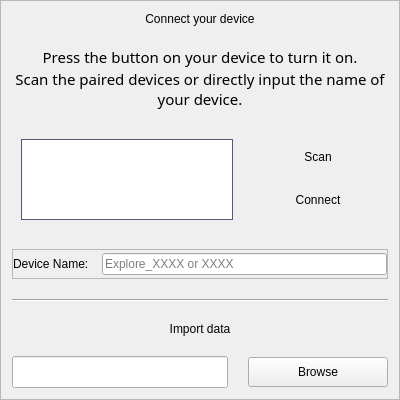
                    <widget class="QFrame" name="frame_BT">
                     <property name="maximumSize">
                      <size>
                       <width>400</width>
                       <height>400</height>
                      </size>
                     </property>
                     <property name="styleSheet">
                      <string notr="true"/>
                     </property>
                     <property name="frameShape">
                      <enum>QFrame::StyledPanel</enum>
                     </property>
                     <property name="frameShadow">
                      <enum>QFrame::Raised</enum>
                     </property>
                     <layout class="QVBoxLayout" name="verticalLayout_6">
                      <property name="spacing">
                       <number>20</number>
                      </property>
                      <item>
                       <widget class="QLabel" name="label_explore_name_2">
                        <property name="maximumSize">
                         <size>
                          <width>16777215</width>
                          <height>30</height>
                         </size>
                        </property>
                        <property name="styleSheet">
                         <string notr="true"/>
                        </property>
                        <property name="text">
                         <string>&lt;html&gt;&lt;head/&gt;&lt;body&gt;&lt;p&gt;Connect your device&lt;/p&gt;&lt;/body&gt;&lt;/html&gt;</string>
                        </property>
                        <property name="alignment">
                         <set>Qt::AlignCenter</set>
                        </property>
                       </widget>
                      </item>
                      <item>
                       <widget class="QLabel" name="label_10">
                        <property name="font">
                         <font>
                          <family>DM Sans</family>
                          <pointsize>11</pointsize>
                          <weight>50</weight>
                          <italic>false</italic>
                          <bold>false</bold>
                         </font>
                        </property>
                        <property name="styleSheet">
                         <string notr="true"/>
                        </property>
                        <property name="text">
                         <string>&lt;!DOCTYPE HTML PUBLIC &quot;-//W3C//DTD HTML 4.0//EN&quot; &quot;http://www.w3.org/TR/REC-html40/strict.dtd&quot;&gt;
&lt;html&gt;&lt;head&gt;&lt;meta name=&quot;qrichtext&quot; content=&quot;1&quot; /&gt;&lt;style type=&quot;text/css&quot;&gt;
p, li { white-space: pre-wrap; }
&lt;/style&gt;&lt;/head&gt;&lt;body style=&quot; font-family:'DM Sans'; font-size:11pt; font-weight:400; font-style:normal;&quot;&gt;
&lt;p align=&quot;center&quot; style=&quot; margin-top:0px; margin-bottom:0px; margin-left:0px; margin-right:0px; -qt-block-indent:0; text-indent:0px;&quot;&gt;&lt;span style=&quot; font-family:'Segoe UI';&quot;&gt;Press the button on your device to turn it on.&lt;/span&gt;&lt;/p&gt;
&lt;p align=&quot;center&quot; style=&quot; margin-top:0px; margin-bottom:0px; margin-left:0px; margin-right:0px; -qt-block-indent:0; text-indent:0px;&quot;&gt;&lt;span style=&quot; font-family:'Segoe UI';&quot;&gt;Scan the paired devices or directly input the name of your device.&lt;/span&gt;&lt;/p&gt;&lt;/body&gt;&lt;/html&gt;</string>
                        </property>
                        <property name="wordWrap">
                         <bool>true</bool>
                        </property>
                       </widget>
                      </item>
                      <item>
                       <widget class="QFrame" name="frame">
                        <property name="sizePolicy">
                         <sizepolicy hsizetype="Preferred" vsizetype="Preferred">
                          <horstretch>0</horstretch>
                          <verstretch>0</verstretch>
                         </sizepolicy>
                        </property>
                        <property name="styleSheet">
                         <string notr="true">border:none
</string>
                        </property>
                        <property name="frameShape">
                         <enum>QFrame::StyledPanel</enum>
                        </property>
                        <property name="frameShadow">
                         <enum>QFrame::Raised</enum>
                        </property>
                        <layout class="QHBoxLayout" name="horizontalLayout_9">
                         <property name="leftMargin">
                          <number>0</number>
                         </property>
                         <property name="topMargin">
                          <number>0</number>
                         </property>
                         <property name="rightMargin">
                          <number>0</number>
                         </property>
                         <property name="bottomMargin">
                          <number>0</number>
                         </property>
                         <item>
                          <widget class="QFrame" name="frame_5">
                           <property name="frameShape">
                            <enum>QFrame::StyledPanel</enum>
                           </property>
                           <property name="frameShadow">
                            <enum>QFrame::Raised</enum>
                           </property>
                           <layout class="QVBoxLayout" name="verticalLayout_24">
                            <item>
                             <widget class="QListWidget" name="list_devices">
                              <property name="cursor" stdset="0">
                               <cursorShape>ArrowCursor</cursorShape>
                              </property>
                              <property name="styleSheet">
                               <string notr="true">border: 1px solid rgb(84, 89, 124);
color: #FFFFFF;</string>
                              </property>
                             </widget>
                            </item>
                           </layout>
                          </widget>
                         </item>
                         <item>
                          <widget class="QFrame" name="frame_btns_scan_connect">
                           <property name="maximumSize">
                            <size>
                             <width>16777215</width>
                             <height>80</height>
                            </size>
                           </property>
                           <property name="styleSheet">
                            <string notr="true"/>
                           </property>
                           <property name="frameShape">
                            <enum>QFrame::StyledPanel</enum>
                           </property>
                           <property name="frameShadow">
                            <enum>QFrame::Raised</enum>
                           </property>
                           <layout class="QVBoxLayout" name="verticalLayout_17">
                            <property name="spacing">
                             <number>10</number>
                            </property>
                            <property name="leftMargin">
                             <number>0</number>
                            </property>
                            <property name="topMargin">
                             <number>0</number>
                            </property>
                            <property name="rightMargin">
                             <number>0</number>
                            </property>
                            <property name="bottomMargin">
                             <number>0</number>
                            </property>
                            <item>
                             <widget class="QPushButton" name="btn_scan">
                              <property name="sizePolicy">
                               <sizepolicy hsizetype="Minimum" vsizetype="Minimum">
                                <horstretch>0</horstretch>
                                <verstretch>0</verstretch>
                               </sizepolicy>
                              </property>
                              <property name="minimumSize">
                               <size>
                                <width>140</width>
                                <height>30</height>
                               </size>
                              </property>
                              <property name="maximumSize">
                               <size>
                                <width>140</width>
                                <height>30</height>
                               </size>
                              </property>
                              <property name="cursor">
                               <cursorShape>PointingHandCursor</cursorShape>
                              </property>
                              <property name="styleSheet">
                               <string notr="true"/>
                              </property>
                              <property name="text">
                               <string>Scan</string>
                              </property>
                              <property name="flat">
                               <bool>false</bool>
                              </property>
                             </widget>
                            </item>
                            <item>
                             <widget class="QPushButton" name="btn_connect">
                              <property name="sizePolicy">
                               <sizepolicy hsizetype="Preferred" vsizetype="Preferred">
                                <horstretch>0</horstretch>
                                <verstretch>0</verstretch>
                               </sizepolicy>
                              </property>
                              <property name="minimumSize">
                               <size>
                                <width>140</width>
                                <height>30</height>
                               </size>
                              </property>
                              <property name="maximumSize">
                               <size>
                                <width>140</width>
                                <height>30</height>
                               </size>
                              </property>
                              <property name="cursor">
                               <cursorShape>PointingHandCursor</cursorShape>
                              </property>
                              <property name="text">
                               <string>Connect</string>
                              </property>
                             </widget>
                            </item>
                           </layout>
                          </widget>
                         </item>
                        </layout>
                       </widget>
                      </item>
                      <item>
                       <widget class="QFrame" name="frame_6">
                        <property name="minimumSize">
                         <size>
                          <width>0</width>
                          <height>30</height>
                         </size>
                        </property>
                        <property name="frameShape">
                         <enum>QFrame::StyledPanel</enum>
                        </property>
                        <property name="frameShadow">
                         <enum>QFrame::Raised</enum>
                        </property>
                        <layout class="QHBoxLayout" name="horizontalLayout_10">
                         <property name="spacing">
                          <number>10</number>
                         </property>
                         <property name="leftMargin">
                          <number>0</number>
                         </property>
                         <property name="topMargin">
                          <number>0</number>
                         </property>
                         <property name="rightMargin">
                          <number>0</number>
                         </property>
                         <property name="bottomMargin">
                          <number>0</number>
                         </property>
                         <item>
                          <widget class="QLabel" name="label_9">
                           <property name="styleSheet">
                            <string notr="true"/>
                           </property>
                           <property name="text">
                            <string>Device Name: </string>
                           </property>
                          </widget>
                         </item>
                         <item>
                          <widget class="QLineEdit" name="dev_name_input">
                           <property name="styleSheet">
                            <string notr="true">
/*background-color: rgb(83, 88, 123);*/
</string>
                           </property>
                           <property name="placeholderText">
                            <string>Explore_XXXX or XXXX</string>
                           </property>
                          </widget>
                         </item>
                        </layout>
                       </widget>
                      </item>
                      <item>
                       <widget class="Line" name="line">
                        <property name="styleSheet">
                         <string notr="true"/>
                        </property>
                        <property name="orientation">
                         <enum>Qt::Horizontal</enum>
                        </property>
                       </widget>
                      </item>
                      <item>
                       <widget class="QLabel" name="label_8">
                        <property name="text">
                         <string>Import data</string>
                        </property>
                        <property name="alignment">
                         <set>Qt::AlignCenter</set>
                        </property>
                       </widget>
                      </item>
                      <item>
                       <layout class="QHBoxLayout" name="horizontalLayout_12">
                        <item>
                         <widget class="QLineEdit" name="le_data_path">
                          <property name="font">
                           <font>
                            <family>DM Sans</family>
                            <pointsize>13</pointsize>
                            <weight>50</weight>
                            <italic>false</italic>
                            <bold>false</bold>
                           </font>
                          </property>
                         </widget>
                        </item>
                        <item>
                         <widget class="QPushButton" name="btn_import_data">
                          <property name="sizePolicy">
                           <sizepolicy hsizetype="Preferred" vsizetype="Preferred">
                            <horstretch>0</horstretch>
                            <verstretch>0</verstretch>
                           </sizepolicy>
                          </property>
                          <property name="minimumSize">
                           <size>
                            <width>140</width>
                            <height>30</height>
                           </size>
                          </property>
                          <property name="maximumSize">
                           <size>
                            <width>140</width>
                            <height>30</height>
                           </size>
                          </property>
                          <property name="cursor">
                           <cursorShape>PointingHandCursor</cursorShape>
                          </property>
                          <property name="text">
                           <string>Browse</string>
                          </property>
                         </widget>
                        </item>
                       </layout>
                      </item>
                     </layout>
                    </widget>
